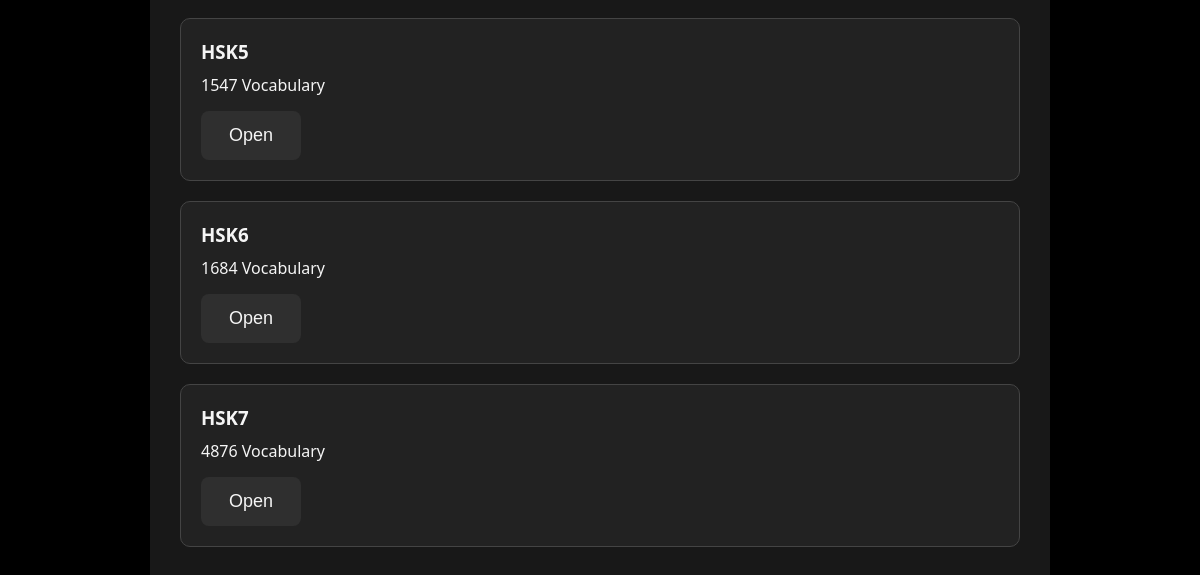
The app's page / (lower part), older data.
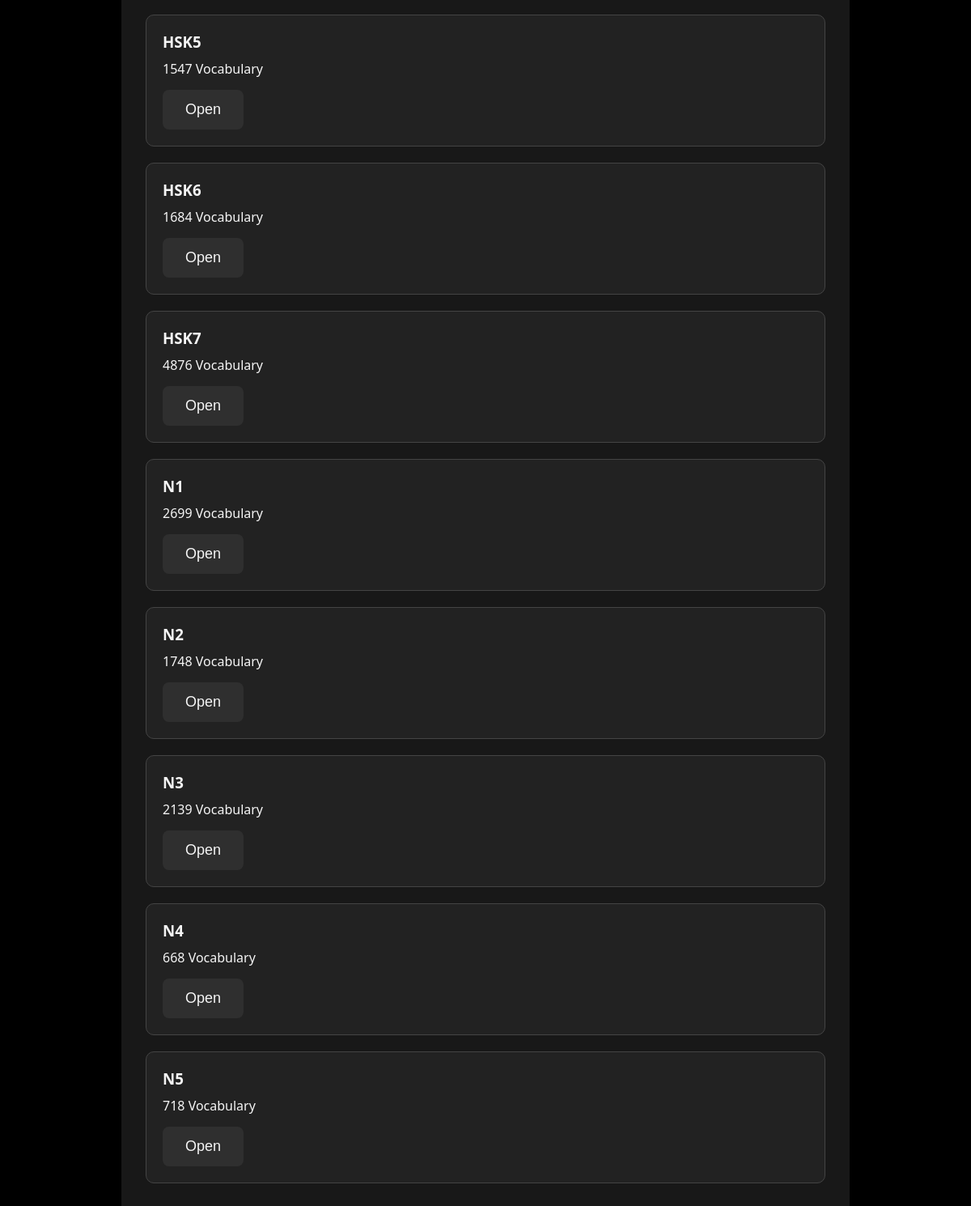
The same page, newer data.
### database/models.py (models this page shows, shortened)
class Deck(models.Model):
    name = models.CharField(max_length=50, unique=True)
    description = models.TextField(blank=True)
    stage_size = models.PositiveIntegerField(default=20)
    mastery_target = models.PositiveIntegerField(default=80)

### database/views.py (the view)
# urls.py: 2. Add a URL to urlpatterns:  path('', views.home, name='home')
def home(request):
    decks = Deck.objects.all()
    return render(request, "home.html", {"decks": decks, "user": request.user})

### templates/home.html (shortened to what this page needs)
{% extends "base.html" %}
{% block content %}
{% if decks %}
    {% for deck in decks %}
        <div class="deck-card">
            <h3>{{ deck.name }}</h3>
            <p>
                {{ deck.vocabularies.count }}
                Vocabulary
            </p>
            <a
                href="{% url 'deck_detail' deck.id %}">
                <button>
                    Open
                </button>
            </a>
        </div>
    {% endfor %}
{% else %}
    <p>
        No decks.
    </p>
{% endif %}
{% endblock %}

### templates/base.html (shortened to what this page needs)
{% load static %}
<!DOCTYPE html>
<html lang="en">
<head>
    <link
        rel="stylesheet"
        href="{% static 'css/style.css' %}">
</head>
<body>
<main>
    {% block content %}
    {% endblock %}
</main>
</body>
</html>

### static/css/style.css (style rules this page uses)
* { margin:0; padding:0; box-sizing:border-box; }
body { font-family:Segoe UI,sans-serif; min-height:100vh; background:#000000; color:#f5f5f5; position:relative; overflow-x:hidden; }
main { max-width:900px; margin:40px auto; background:rgba(27, 27, 27, 0.9); border-radius:12px; padding:30px; box-shadow:0 5px 20px rgba(0,0,0,.5); backdrop-filter:blur(8px); }
button { cursor:pointer; border:none; background:#2f2f2f; color:#f5f5f5; padding:14px 28px; border-radius:8px; font-size:18px; min-height:48px; }
.deck-card { border:1px solid #444444; border-radius:10px; padding:20px; margin-bottom:20px; background:#222222; }
.deck-card h3 { margin-bottom:10px; }
.deck-card p { margin-bottom:15px; }

Row changes from the older to the newer data that the page shows:
added Deck: name "N1", vocabularies.count "2699"
added Deck: name "N2", vocabularies.count "1748"
added Deck: name "N3", vocabularies.count "2139"
added Deck: name "N4", vocabularies.count "668"
added Deck: name "N5", vocabularies.count "718"
